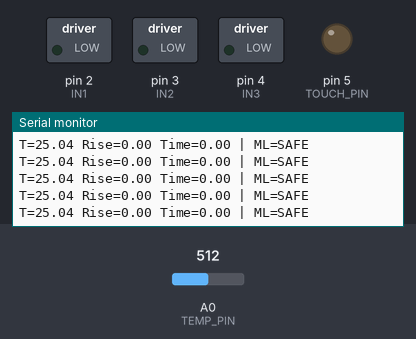
The sketch below on a simulated Arduino Uno, built with avr-gcc and run on an emulated ATmega328P. Shown: switched loads named in the sketch (green lamp = pin HIGH), output pins drawn as LEDs (lit = HIGH), the last lines printed to the serial monitor. The inputs (shaded band) are chosen by the test bench; at power-on: A0 (TEMP_PIN) = 512.

Above: at 1.2 s.
1.3 s: A0 (TEMP_PIN) set to 716
At 2.1 s:
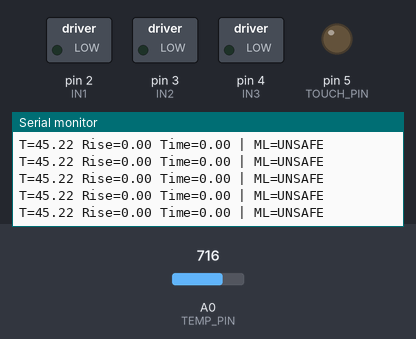
4.3 s: A0 (TEMP_PIN) set to 511
At 5.0 s:
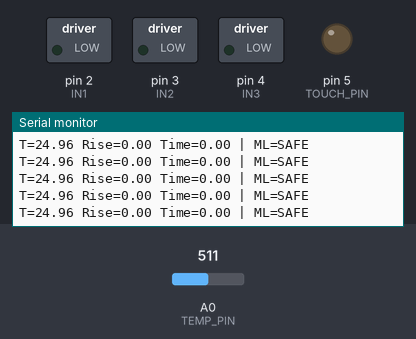
Timing chart, 0 to 7.3 s (numbered marks = the images above; inputs shaded):
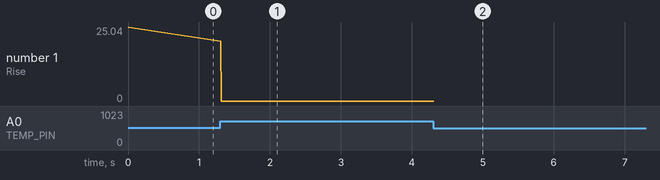

Measured:
- after the input at 1.3 s, the serial monitor: prints a new line at once (image 1)
- after the input at 4.3 s, the serial monitor: prints a new line at once (image 2)

The sketch:

MKR4K_automation_RF.ino
```cpp
//https://www.ibm.com/think/topics/random-forest

const int TOUCH_PIN = 5;
const int TEMP_PIN = A0;

const int IN1=2, IN2=3, IN3=4, IN4=5;

bool motorOn=false;
unsigned long startTime=0;
unsigned long lastTouch=0;

float prevTemp=0;

// ----- ML Decision Tree -----
int rf_predict(float temp_now, float temp_rise, float motor_time){
  if (temp_now > 36.9) return 1;
  if (motor_time > 120) return 1;
  if (temp_rise > 0.6) return 1;
  return 0;
}

float readTemp(){
  int raw=analogRead(TEMP_PIN);
  float voltage = raw*(3.3/1023.0);
  float resistance=(3.3-voltage)*10000/voltage;
  return 1/(log(resistance/10000)/3975 + 1/298.15) - 273.15;
}

void stepForward(){
  for(int i=0;i<4;i++){
    switch(i){
      case 0: digitalWrite(IN1,HIGH); digitalWrite(IN2,LOW); digitalWrite(IN3,LOW); digitalWrite(IN4,LOW); break;
      case 1: digitalWrite(IN1,LOW); digitalWrite(IN2,HIGH); digitalWrite(IN3,LOW); digitalWrite(IN4,LOW); break;
      case 2: digitalWrite(IN1,LOW); digitalWrite(IN2,LOW); digitalWrite(IN3,HIGH); digitalWrite(IN4,LOW); break;
      case 3: digitalWrite(IN1,LOW); digitalWrite(IN2,LOW); digitalWrite(IN3,LOW); digitalWrite(IN4,HIGH); break;
    }
    delay(3);
  }
}

void setup(){
  Serial.begin(115200);
  pinMode(TOUCH_PIN,INPUT);
  pinMode(IN1,OUTPUT); pinMode(IN2,OUTPUT); pinMode(IN3,OUTPUT); pinMode(IN4,OUTPUT);
}

void loop(){
  float temp_now = readTemp();
  float temp_rise = temp_now - prevTemp;
  prevTemp = temp_now;

  float motor_time = motorOn ? (millis()-startTime)/1000.0 : 0;

  int pred = rf_predict(temp_now, temp_rise, motor_time);

  if(digitalRead(TOUCH_PIN)==HIGH && millis()-lastTouch>300){
    motorOn = !motorOn;
    startTime = millis();
    lastTouch = millis();
  }

  if(pred == 1){
    motorOn = false;
  }

  if(motorOn){
    stepForward();
  } else {
    digitalWrite(IN1,LOW); digitalWrite(IN2,LOW);
    digitalWrite(IN3,LOW); digitalWrite(IN4,LOW);
  }

  Serial.print("T="); Serial.print(temp_now);
  Serial.print(" Rise="); Serial.print(temp_rise);
  Serial.print(" Time="); Serial.print(motor_time);
  Serial.print(" | ML=");
  Serial.println(pred==0?"SAFE":"UNSAFE");
}
```
